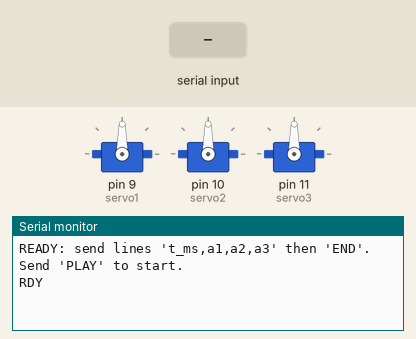
Recording of a sketch running on a simulated Arduino Uno, built with avr-gcc and run on an emulated ATmega328P. On the bench: 3 × servo, the last lines printed to the serial monitor. The test bench sets the inputs (shaded band).

Above: at 1.5 s.
1.6 s: "END\n" received over Serial
At 2.1 s:
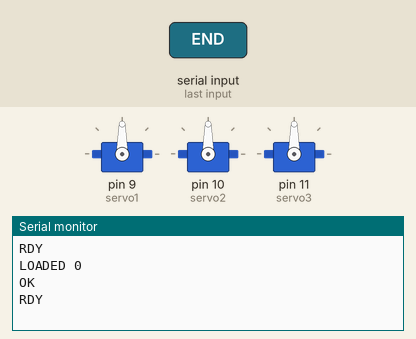
3.1 s: byte 10 ('\n') received over Serial
At 4.3 s:
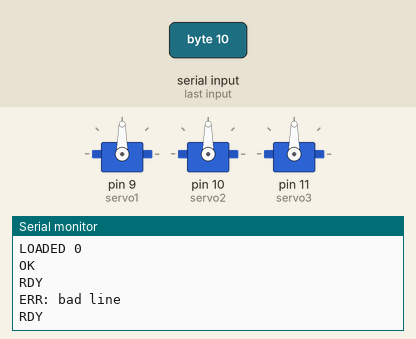
4.6 s: "PLAY\n" received over Serial
At 5.6 s:
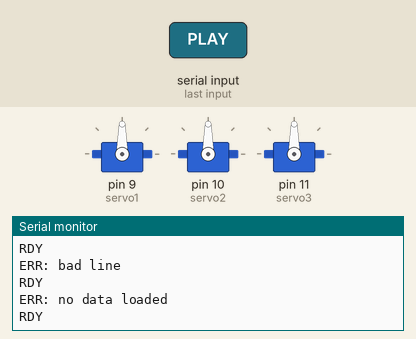
6.1 s: "CLEAR\n" received over Serial
At 6.7 s:
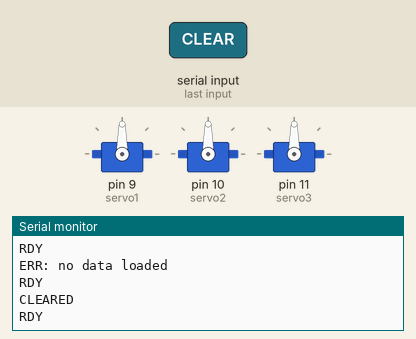

The sketch:

CSVtoMotorsV3.ino
```cpp
#include <Servo.h>

// Haglid
// Servo simulink CSV interface V2 (HANDSHAKE, STORE-THEN-PLAY)
// Most recent update: Jan 29 2026
//
// Protocol (matched to MATLAB Option A):
//   PC -> "CLEAR"         clear buffer
//   PC -> "t_ms,a1,a2,a3" repeat up to MAX_SAMPLES lines; Arduino replies "RDY" each line
//   PC -> "END"           Arduino replies "LOADED n", "OK", "RDY"
//   PC -> "PLAY"          Arduino plays back; prints "rpy: a b c" each applied point; then "DONE", "RDY"

#include <string.h>
#include <stdio.h>

Servo s1, s2, s3;

// Declare Servo Pins
const int servo1 = 9;
const int servo2 = 10;
const int servo3 = 11;
const int SERVO_OFFSET = 90;  // CSV zero maps to servo 90°

// Smaller trajectory sample for Uno RAM
struct Sample {
  uint16_t t_ms;  // enough for chunked playback as long as each chunk < 65.5 s
  int8_t a1;      // stores -90..90
  int8_t a2;
  int8_t a3;
};

// Keep memory small (UNO)
const int MAX_SAMPLES = 180;
Sample traj[MAX_SAMPLES];
int nSamples = 0;

bool loaded = false;
bool playing = false;

uint32_t tStart = 0;
int idx = 0;

// Handshake token
const char* RDY = "RDY";

// Read one newline-terminated line from Serial into buf
bool readLine(char* buf, size_t buflen) {
  static size_t pos = 0;

  while (Serial.available()) {
    char c = (char)Serial.read();

    if (c == '\r') continue;

    if (c == '\n') {
      buf[pos] = '\0';
      pos = 0;
      return true;
    }

    if (pos < buflen - 1) {
      buf[pos++] = c;
    }
  }
  return false;
}

void setup() {
  Serial.begin(115200);

  s1.attach(servo1, 1000, 2000);
  s2.attach(servo2, 1000, 2000);
  s3.attach(servo3, 1000, 2000);

  s1.write(90);
  s2.write(90);
  s3.write(90);
  delay(300);

  Serial.println(F("READY: send lines 't_ms,a1,a2,a3' then 'END'. Send 'PLAY' to start."));
  Serial.println(F("RDY"));
}

void loop() {
  static char line[64];

  // ---------------- LOAD MODE ----------------
  if (!playing) {
    if (!readLine(line, sizeof(line))) return;

    if (strcmp(line, "END") == 0) {
      loaded = (nSamples > 0);
      Serial.print(F("LOADED "));
      Serial.println(nSamples);
      Serial.println(F("OK"));
      Serial.println(F("RDY"));
      return;
    }

    if (strcmp(line, "PLAY") == 0) {
      if (loaded) {
        playing = true;
        tStart = millis();
        idx = 0;
        Serial.println(F("PLAYING"));
      } else {
        Serial.println(F("ERR: no data loaded"));
        Serial.println(F("RDY"));
      }
      return;
    }

    if (strcmp(line, "CLEAR") == 0) {
      nSamples = 0;
      loaded = false;
      playing = false;
      idx = 0;
      Serial.println(F("CLEARED"));
      Serial.println(F("RDY"));
      return;
    }

    // Parse sample: t_ms,a1,a2,a3
    unsigned long t;
    int a1, a2, a3;

    if (sscanf(line, "%lu,%d,%d,%d", &t, &a1, &a2, &a3) == 4) {
      if (nSamples < MAX_SAMPLES) {
        if (t > 65535UL) {
          Serial.println(F("ERR: t_ms too large"));
          Serial.println(F("RDY"));
          return;
        }

        traj[nSamples].t_ms = (uint16_t)t;
        traj[nSamples].a1 = (int8_t)constrain(a1, -90, 90);
        traj[nSamples].a2 = (int8_t)constrain(a2, -90, 90);
        traj[nSamples].a3 = (int8_t)constrain(a3, -90, 90);
        nSamples++;

        Serial.println(F("RDY"));
      } else {
        Serial.println(F("ERR: MAX_SAMPLES reached"));
        Serial.println(F("RDY"));
      }
    } else {
      Serial.println(F("ERR: bad line"));
      Serial.println(F("RDY"));
    }

    return;
  }

  // ---------------- PLAYBACK MODE ----------------
  uint32_t now = millis() - tStart;

  while (idx < nSamples && now >= traj[idx].t_ms) {
    int pos1 = constrain((int)traj[idx].a1 + SERVO_OFFSET, 0, 180);
    int pos2 = constrain((int)traj[idx].a2 + SERVO_OFFSET, 0, 180);
    int pos3 = constrain((int)traj[idx].a3 + SERVO_OFFSET, 0, 180);

    s1.write(pos1);
    s2.write(pos2);
    s3.write(pos3);

    Serial.print(F("rpy: "));
    Serial.print(pos1);
    Serial.print(' ');
    Serial.print(pos2);
    Serial.print(' ');
    Serial.println(pos3);

    idx++;
    Serial.println(F("RDY"));
  }

  if (idx >= nSamples) {
    playing = false;
    Serial.println(F("DONE"));
    Serial.println(F("RDY"));
  }
}
```

Measured:
- after the input at 1.6 s, the serial monitor: prints a new line at once (image 1)
- after the input at 3.1 s, the serial monitor: prints a new line at once (image 2)
- after the input at 4.6 s, the serial monitor: prints a new line at once (image 3)
- after the input at 6.1 s, the serial monitor: prints a new line at once (image 4)
